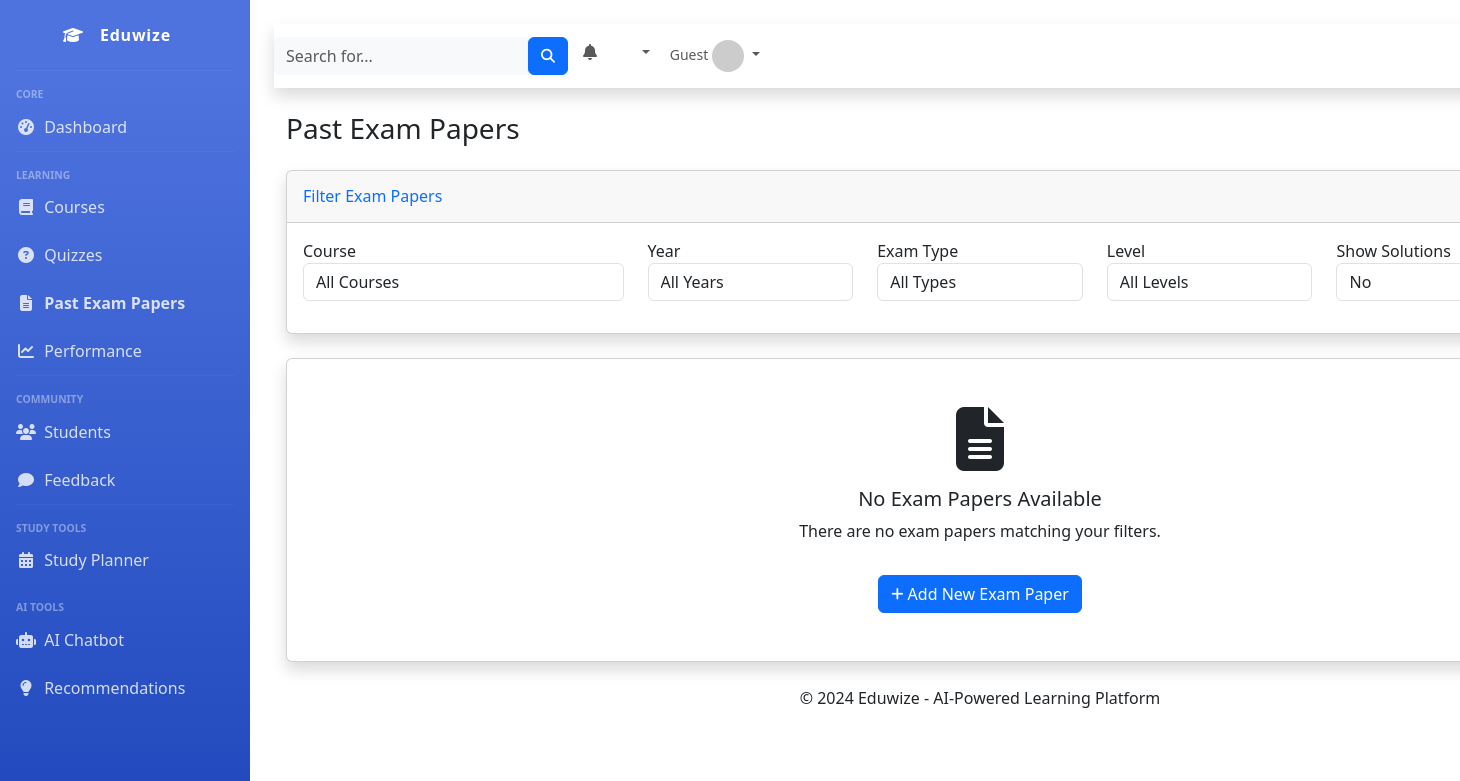
The page /exam-papers/ on the database as committed earlier.
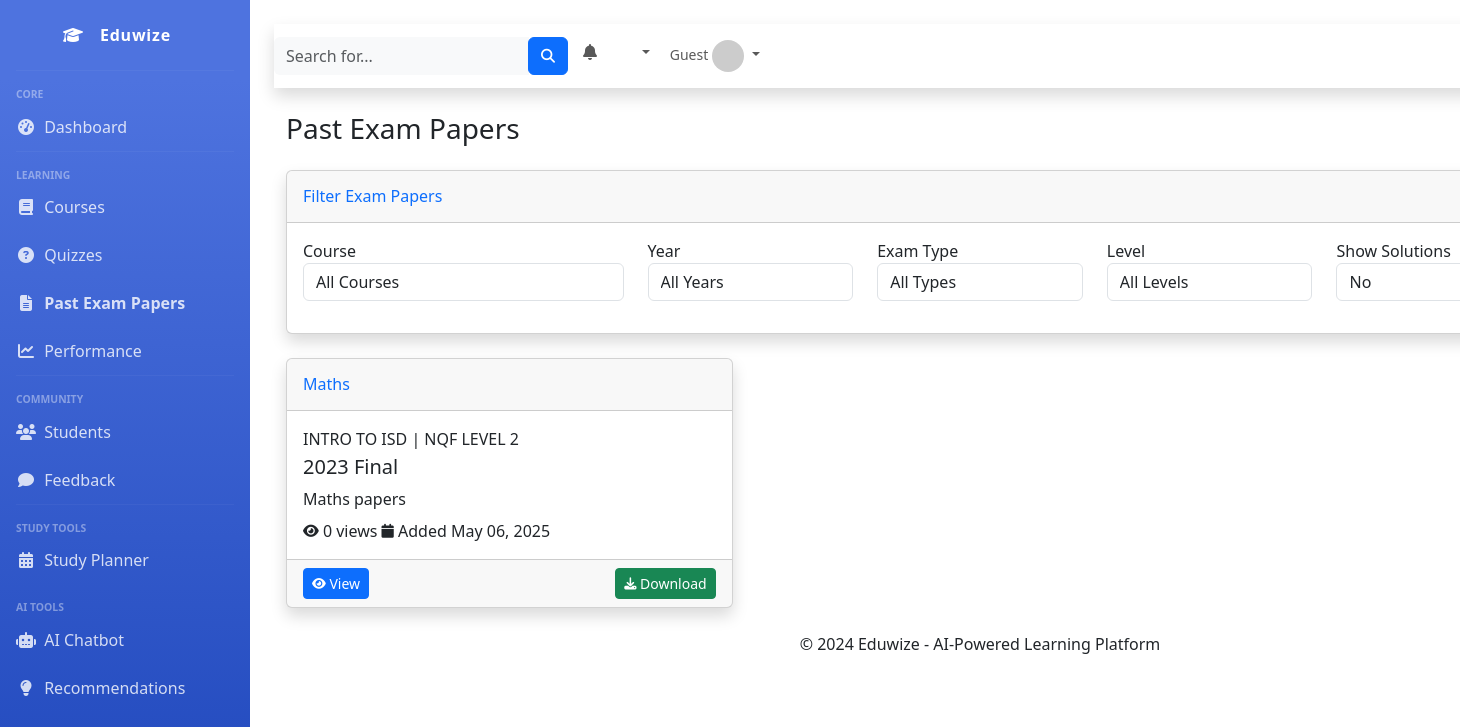
The same page on the database as committed later.
### eduwize_app/models.py (models this page shows, shortened)
class ExamPaper(models.Model):
    title = models.CharField(max_length=100)
    description = models.TextField()
    file = models.FileField(upload_to='exam_papers/')
    course = models.ForeignKey(Course, on_delete=models.CASCADE, related_name='exam_papers')
    year = models.PositiveIntegerField(help_text="The year of the exam paper (e.g., 2023)")
    exam_type = models.CharField(max_length=50, help_text="Type of exam (e.g., Midterm, Final, Mock)")
    level = models.CharField(
        max_length=5,
        choices=StudyLevelChoices.choices,
        help_text="The study level this exam paper is for"
    )
    is_solution = models.BooleanField(default=False, help_text="Is this a solution paper?")
    related_paper = models.ForeignKey('self', on_delete=models.SET_NULL, null=True, blank=True,
                                     related_name='solutions', help_text="If this is a solution, link to the original paper")
    views = models.PositiveIntegerField(default=0)
    created_at = models.DateTimeField(auto_now_add=True)
    updated_at = models.DateTimeField(auto_now=True)
    class Meta:
        ordering = ['-year', 'exam_type']
        verbose_name = "Exam Paper"
        verbose_name_plural = "Exam Papers"

class Course(models.Model):
    name = models.CharField(max_length=50)
    description = models.TextField()
    level = models.CharField(
        max_length=5,
        choices=StudyLevelChoices.choices
    )
    thumbnail = models.ImageField(upload_to='course_thumbnails/', null=True, blank=True)
    duration = models.CharField(max_length=10)
    prerequisites = models.ManyToManyField('self', blank=True, symmetrical=False)
    tags = models.ManyToManyField('Tags', blank=True)
    created_at = models.DateTimeField(auto_now_add=True)
    updated_at = models.DateTimeField(auto_now=True)

### eduwize_app/views.py (the view)
# urls.py: path('exam-papers/', views.ExamPaperListView.as_view(), name='exam-papers-list'),
class ExamPaperListView(ListView):
    model = ExamPaper
    template_name = 'eduwize_app/exam_paper_list.html'
    context_object_name = 'exam_papers'
    paginate_by = 10
    def get_queryset(self):
        queryset = super().get_queryset()
        course_id = self.request.GET.get('course')
        if course_id:
            queryset = queryset.filter(course_id=course_id)
        year = self.request.GET.get('year')
        if year:
            queryset = queryset.filter(year=year)
        exam_type = self.request.GET.get('exam_type')
        if exam_type:
            queryset = queryset.filter(exam_type=exam_type)
        level = self.request.GET.get('level')
        if level:
            queryset = queryset.filter(level=level)
        show_solutions = self.request.GET.get('show_solutions')
        if not show_solutions or show_solutions.lower() != 'true':
            queryset = queryset.filter(is_solution=False)
        return queryset
    def get_context_data(self, **kwargs):
        context = super().get_context_data(**kwargs)
        context['courses'] = Course.objects.all()
        context['years'] = ExamPaper.objects.values_list('year', flat=True).distinct().order_by('-year')
        context['exam_types'] = ExamPaper.objects.values_list('exam_type', flat=True).distinct()
        context['levels'] = StudyLevelChoices.choices
        context['current_filters'] = {
            'course': self.request.GET.get('course', ''),
            'year': self.request.GET.get('year', ''),
            'exam_type': self.request.GET.get('exam_type', ''),
            'level': self.request.GET.get('level', ''),
            'show_solutions': self.request.GET.get('show_solutions', 'false'),
        }
        context['is_admin'] = is_admin(self.request.user)
        return context

### eduwize_app/views.py (called while the page is built)
def is_admin(user):
    return user.is_authenticated and (user.is_staff or user.is_superuser)

### eduwize_app/templates/eduwize_app/exam_paper_list.html (shortened to what the changed rows need)
{% extends 'eduwize_app/base_generic.html' %}
{% load static %}
{% block content %}
<div class="d-sm-flex align-items-center justify-content-between mb-4">
    <h1 class="h3 mb-0 text-gray-800">Past Exam Papers</h1>
</div>
<div class="row">
    {% for paper in exam_papers %}
    <div class="col-xl-4 col-md-6 mb-4">
        <div class="card shadow h-100 {% if paper.is_solution %}border-success{% endif %}">
            <div class="card-header py-3 d-flex flex-row align-items-center justify-content-between">
                <h6 class="m-0 font-weight-bold text-primary">{{ paper.title }}</h6>
            </div>
            <div class="card-body">
                <div class="row no-gutters align-items-center">
                    <div class="col mr-2">
                        <div class="text-xs font-weight-bold text-uppercase mb-1">
                            {{ paper.course.name }} | {{ paper.get_level_display }}
                        </div>
                        <div class="h5 mb-0 font-weight-bold text-gray-800">{{ paper.year }} {{ paper.exam_type }}</div>
                        <div class="mt-2 text-gray-600">{{ paper.description|truncatechars:100 }}</div>
                        <div class="mt-2 text-xs text-gray-500">
                            <i class="fas fa-eye fa-sm"></i> {{ paper.views }} views
                            <span class="ml-2"><i class="fas fa-calendar fa-sm"></i> Added {{ paper.created_at|date:"M d, Y" }}</span>
                        </div>
                    </div>
                </div>
            </div>
            <div class="card-footer">
                <div class="d-flex justify-content-between align-items-center">
                    <a href="{% url 'eduwize_app:exam-papers-detail' paper.id %}" class="btn btn-sm btn-primary">
                         View
                    </a>
                    <div>
                        <a href="{{ paper.file.url }}" class="btn btn-sm btn-success" target="_blank">
                             Download
                        </a>
                    </div>
                </div>
            </div>
        </div>
    </div>
    {% empty %}
    <div class="col-12">
        <div class="card shadow mb-4">
            <div class="card-body text-center py-5">
                <i class="fas fa-file-alt fa-4x text-gray-300 mb-3"></i>
                <h5 class="text-gray-700">No Exam Papers Available</h5>
                <p class="text-gray-600">There are no exam papers matching your filters.</p>
                <a href="{% url 'eduwize_app:exam-papers-add' %}" class="btn btn-primary mt-3">
                    <i class="fas fa-plus fa-sm"></i> Add New Exam Paper
                </a>
            </div>
        </div>
    </div>
    {% endfor %}
</div>
{% endblock %}

Rows that differ between the two databases and show on the page:
added ExamPaper: title "Maths", course.name "INTRO TO ISD", level "NQF LEVEL 2", year "2023", exam_type "Final", description "Maths papers", views "0", created_at "May 06, 2025"
Other text that changed with them:
text no longer shown: "No Exam Papers Available There are no exam papers matching your filters. Add New Exam Paper"
